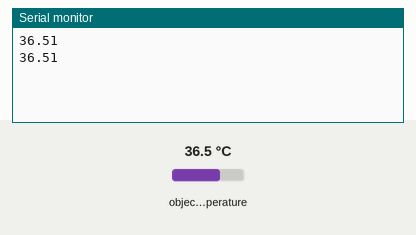
The sketch below on a simulated Arduino Uno, built with avr-gcc and run on an emulated ATmega328P. Parts: the last lines printed to the serial monitor. The inputs (shaded band) are chosen by the test bench; at power-on: object temperature 36.5 °C.

Above: at 1.8 s.
1.9 s: object temperature set to 20 °C
At 2.3 s:
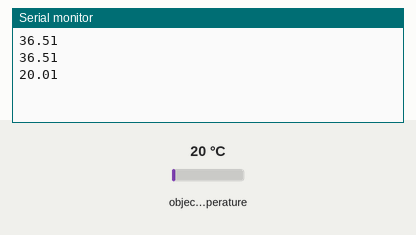
3.4 s: object temperature set to 26 °C
At 4.8 s:
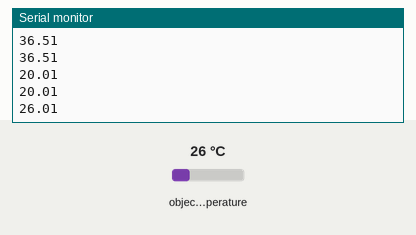
Timing chart, 0 to 6.4 s (numbered marks = the images above; inputs shaded):
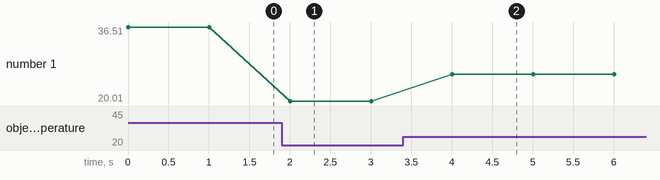

Measured:
- after the input at 1.9 s, the serial monitor: prints a new line after 0.10 s (image 1)
- after the input at 3.4 s, the serial monitor: prints a new line after 0.61 s (image 2)
- plotted number 1: 36.51 → 20.01 after the input at 1.9 s, 20.01 → 26.01 after the input at 3.4 s

The sketch:

teste_sensor.ino
```cpp
#include <Wire.h>
#include <Adafruit_MLX90614.h>

Adafruit_MLX90614 mlx = Adafruit_MLX90614();
float x;

void setup()
{
  Serial.println("TESTE MLX90614");
  mlx.begin();
  Serial.begin(9600);

}

void loop()
{
  x = mlx.readObjectTempC();
  //Serial.print("Temperatura: ");
  Serial.println(x);
  //Serial.println(" ºC");

  delay(1000); //DELAY DE LEITURA
}
```
